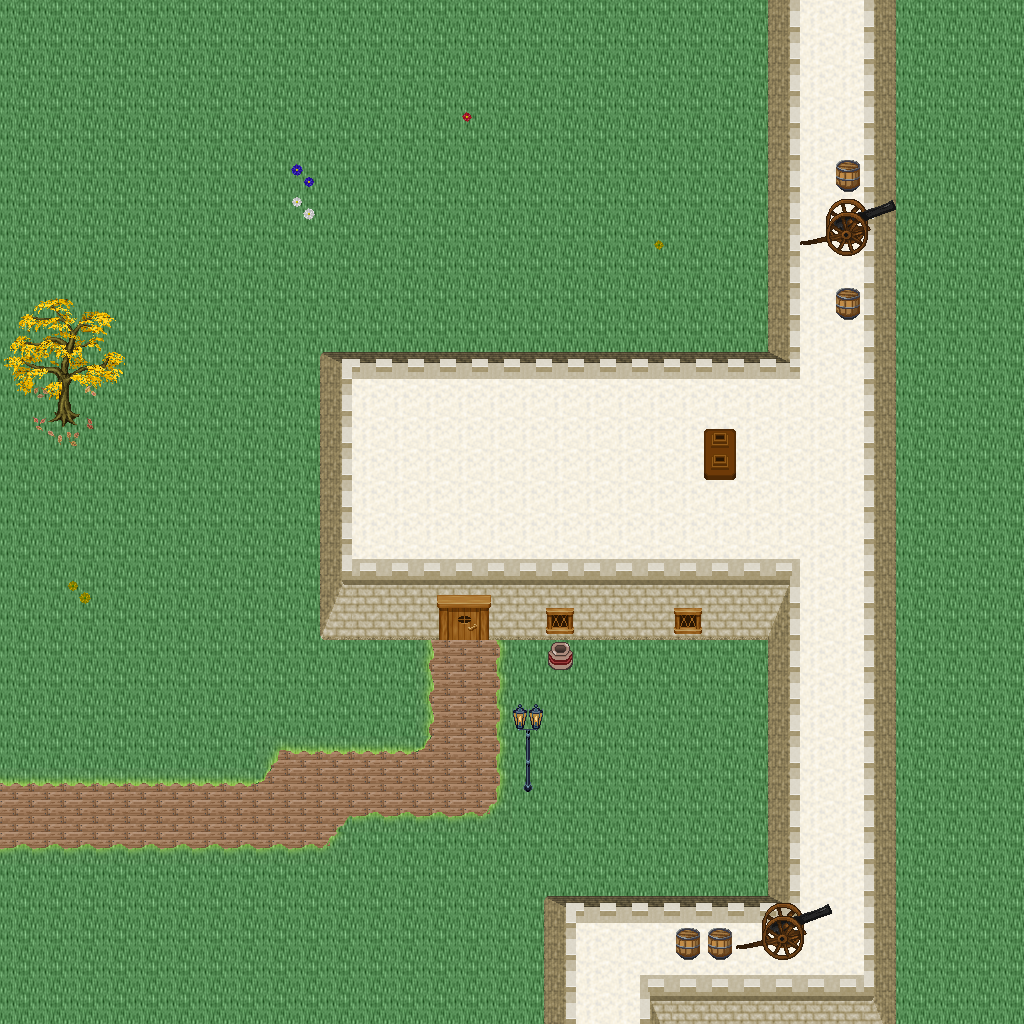

This game map was drawn from its Tiled (.tmx) file and the tilesets committed beside it. A one-line description and the trimmed map source follow:
An orthogonal 32x32 tile map with 32x32 px tiles, 5 tile layers (Ground, Objects, Objects2, Above, ...), 1 hidden layer not drawn, 34 tilesets.

<map version="1.10" tiledversion="1.11.0" orientation="orthogonal" renderorder="right-down" width="32" height="32" tilewidth="32" tileheight="32" infinite="0" nextlayerid="11" nextobjectid="1">
 <tileset firstgid="1" name="logic_collision" tilewidth="32" tileheight="32" tilecount="1" columns="1">
  <image source="../drawable/logic_collision.png" width="32" height="32" />
 </tileset>
 <tileset firstgid="2" name="ground_ridge_earth_pale" tilewidth="32" tileheight="32" tilecount="96" columns="12">
  <image source="../drawable/ground_ridge_earth_pale.png" width="384" height="256" />
 </tileset>
 <tileset firstgid="98" name="ground_ridge_earth_dark" tilewidth="32" tileheight="32" tilecount="96" columns="12">
  <image source="../drawable/ground_ridge_earth_dark.png" width="384" height="256" />
 </tileset>
 <tileset firstgid="194" name="ground_ground" tilewidth="32" tileheight="32" tilecount="33" columns="3">
  <image source="../drawable/ground_ground.png" width="96" height="352" />
 </tileset>
 <tileset firstgid="227" name="building_castle" tilewidth="32" tileheight="32" tilecount="320" columns="20">
  <image source="../drawable/building_castle.png" width="640" height="512" />
 </tileset>
 <tileset firstgid="547" name="ground_grass_corners" tilewidth="32" tileheight="32" tilecount="24" columns="6">
  <image source="../drawable/ground_grass_corners.png" width="192" height="128" />
 </tileset>
 <tileset firstgid="571" name="ground_grass_edges" tilewidth="32" tileheight="32" tilecount="36" columns="12">
  <image source="../drawable/ground_grass_edges.png" width="384" height="96" />
 </tileset>
 <tileset firstgid="607" name="item_pot_barrels_1" tilewidth="32" tileheight="32" tilecount="8" columns="4">
  <image source="../drawable/item_pot_barrels_1.png" width="128" height="64" />
 </tileset>
 <tileset firstgid="615" name="item_weapon_cannon" tilewidth="32" tileheight="32" tilecount="12" columns="3">
  <image source="../drawable/item_weapon_cannon.png" width="96" height="128" />
 </tileset>
 <tileset firstgid="627" name="building_door_door" tilewidth="32" tileheight="32" tilecount="6" columns="3">
  <image source="../drawable/building_door_door.png" width="96" height="64" />
 </tileset>
 <tileset firstgid="633" name="building_door_closed" tilewidth="32" tileheight="32" tilecount="1" columns="1">
  <image source="../drawable/building_door_closed.png" width="32" height="32" />
 </tileset>
 <tileset firstgid="634" name="building_window_window_centered" tilewidth="32" tileheight="32" tilecount="1" columns="1">
  <image source="../drawable/building_window_window_centered.png" width="32" height="32" />
 </tileset>
 <tileset firstgid="635" name="building_decoration_chimney_big" tilewidth="32" tileheight="32" tilecount="2" columns="1">
  <image source="../drawable/building_decoration_chimney_big.png" width="32" height="64" />
 </tileset>
 <tileset firstgid="637" name="building_tan_building" tilewidth="32" tileheight="32" tilecount="24" columns="4">
  <image source="../drawable/building_tan_building.png" width="128" height="192" />
 </tileset>
 <tileset firstgid="661" name="building_museum" tilewidth="32" tileheight="32" tilecount="56" columns="7">
  <image source="../drawable/building_museum.png" width="224" height="256" />
 </tileset>
 <tileset firstgid="717" name="building_decoration_chimney" tilewidth="32" tileheight="32" tilecount="2" columns="1">
  <image source="../drawable/building_decoration_chimney.png" width="32" height="64" />
 </tileset>
 <tileset firstgid="719" name="plant_tree_fall_trees" tilewidth="32" tileheight="32" tilecount="40" columns="8">
  <image source="../drawable/plant_tree_fall_trees.png" width="256" height="160" />
 </tileset>
 <tileset firstgid="759" name="plant_leaves" tilewidth="32" tileheight="32" tilecount="8" columns="4">
  <image source="../drawable/plant_leaves.png" width="128" height="64" />
 </tileset>
 <tileset firstgid="767" name="plant_vine" tilewidth="32" tileheight="32" tilecount="3" columns="1">
  <image source="../drawable/plant_vine.png" width="32" height="96" />
 </tileset>
 <tileset firstgid="770" name="item_pot_pot_burgundy" tilewidth="32" tileheight="32" tilecount="1" columns="1">
  <image source="../drawable/item_pot_pot_burgundy.png" width="32" height="32" />
 </tileset>
 <tileset firstgid="771" name="building_stairs_stairs_grey" tilewidth="32" tileheight="32" tilecount="6" columns="3">
  <image source="../drawable/building_stairs_stairs_grey.png" width="96" height="64" />
 </tileset>
 <tileset firstgid="777" name="furniture_light_lamp_blue" tilewidth="32" tileheight="32" tilecount="3" columns="1">
  <image source="../drawable/furniture_light_lamp_blue.png" width="32" height="96" />
 </tileset>
 <tileset firstgid="780" name="light_dim_light_7x5" tilewidth="32" tileheight="32" tilecount="35" columns="7">
  <image source="../drawable/light_dim_light_7x5.png" width="224" height="160" />
 </tileset>
 <tileset firstgid="815" name="plant_flower_daisy_blue" tilewidth="32" tileheight="32" tilecount="8" columns="2">
  <image source="../drawable/plant_flower_daisy_blue.png" width="64" height="128" />
 </tileset>
 <tileset firstgid="823" name="plant_flower_daisy_red" tilewidth="32" tileheight="32" tilecount="8" columns="2">
  <image source="../drawable/plant_flower_daisy_red.png" width="64" height="128" />
 </tileset>
 <tileset firstgid="831" name="plant_flower_daisy_white" tilewidth="32" tileheight="32" tilecount="8" columns="2">
  <image source="../drawable/plant_flower_daisy_white.png" width="64" height="128" />
 </tileset>
 <tileset firstgid="839" name="plant_flower_daisy_yellow" tilewidth="32" tileheight="32" tilecount="8" columns="2">
  <image source="../drawable/plant_flower_daisy_yellow.png" width="64" height="128" />
 </tileset>
 <tileset firstgid="847" name="ground_ground_3" tilewidth="32" tileheight="32" tilecount="5" columns="5">
  <image source="../drawable/ground_ground_3.png" width="160" height="32" />
 </tileset>
 <tileset firstgid="852" name="building_cottage" tilewidth="32" tileheight="32" tilecount="256" columns="16">
  <image source="../drawable/building_cottage.png" width="512" height="512" />
 </tileset>
 <tileset firstgid="1108" name="building_roof_thatched_roof" tilewidth="32" tileheight="32" tilecount="256" columns="16">
  <image source="../drawable/building_roof_thatched_roof.png" width="512" height="512" />
 </tileset>
 <tileset firstgid="1364" name="building_door_doors" tilewidth="32" tileheight="32" tilecount="256" columns="16">
  <image source="../drawable/building_door_doors.png" width="512" height="512" />
 </tileset>
 <tileset firstgid="1620" name="building_window_windows" tilewidth="32" tileheight="32" tilecount="256" columns="16">
  <image source="../drawable/building_window_windows.png" width="512" height="512" />
 </tileset>
 <tileset firstgid="1876" name="logic_portal" tilewidth="32" tileheight="32" tilecount="24" columns="8">
  <image source="../drawable/logic_portal.png" width="256" height="96" />
 </tileset>
 <tileset firstgid="1900" name="building_decoration_banner" tilewidth="32" tileheight="32" tilecount="12" columns="1">
  <image source="../drawable/building_decoration_banner.png" width="32" height="384" />
 </tileset>
 <layer id="1" name="Ground" width="32" height="32">
  <data>[1024 cells, 1024 non-empty, 10 distinct tile ids]</data>
 </layer>
 <layer id="2" name="Objects" width="32" height="32">
  <data>[1024 cells, 106 non-empty, 33 distinct tile ids]</data>
 </layer>
 <layer id="3" name="Objects2" width="32" height="32">
  <data>[1024 cells, 20 non-empty, 11 distinct tile ids]</data>
 </layer>
 <layer id="4" name="Above" width="32" height="32">
  <data>[1024 cells, 18 non-empty, 18 distinct tile ids]</data>
 </layer>
 <layer id="5" name="Above2" width="32" height="32">
  <data>[1024 cells, 0 non-empty, 0 distinct tile ids]</data>
 </layer>
 <layer id="6" name="Walkable" width="32" height="32" visible="0">
  <data>[1024 cells, 285 non-empty, 1 distinct tile ids]</data>
 </layer>
 <objectgroup id="7" name="Mapevents" />
 <objectgroup id="8" name="Spawn" />
 <objectgroup id="9" name="Keys" />
 <objectgroup id="10" name="Replace" />
</map>
